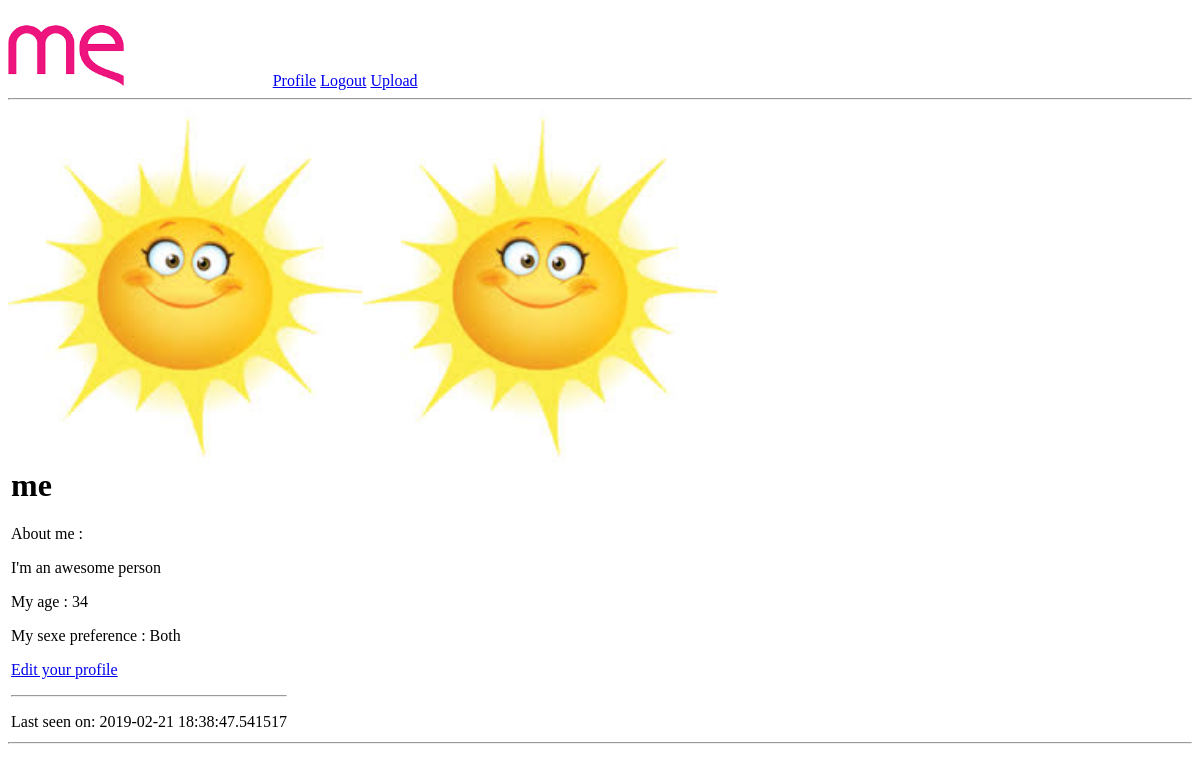
The page /user/me/ (signed in) on the database as committed earlier.
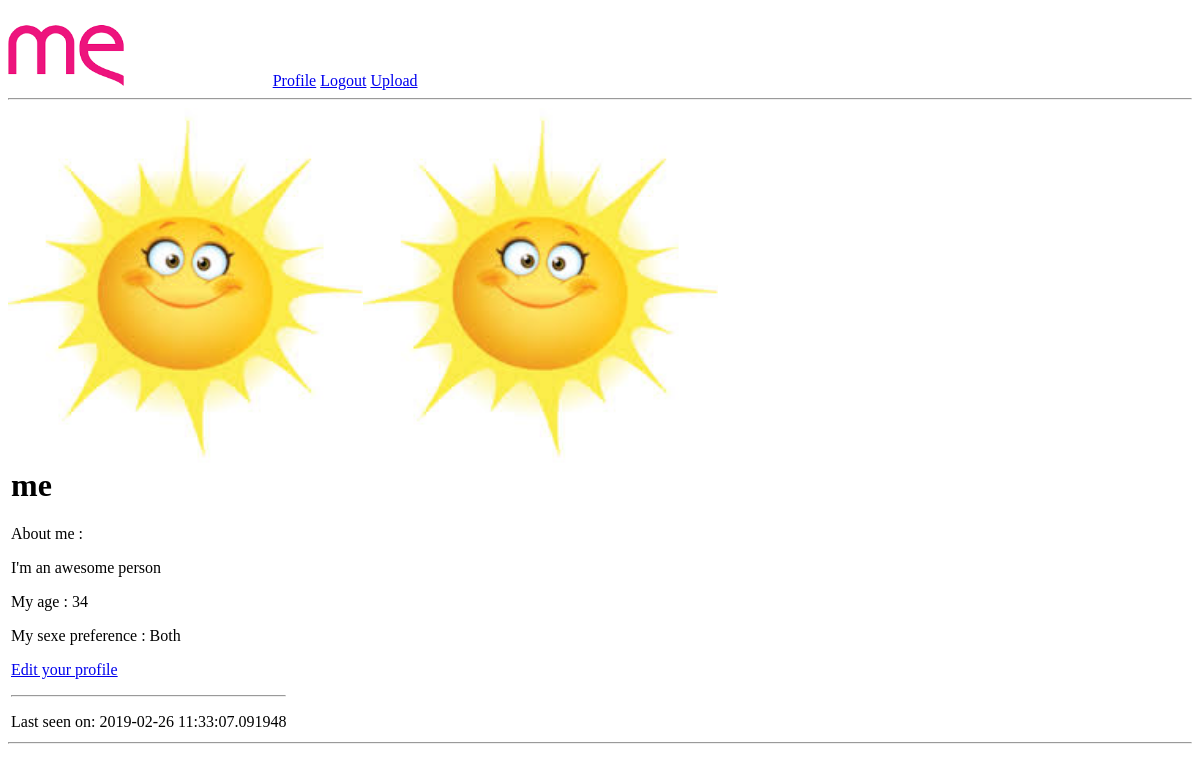
The same page on the database as committed later.
### app/models.py (models this page shows, shortened)
class User(UserMixin, db.Model):
    id = db.Column(db.Integer, primary_key=True)
    username = db.Column(db.String(64), index=True, unique=True)
    firstname = db.Column(db.String(64), index=True)
    email = db.Column(db.String(120), index=True, unique=True)
    password_hash = db.Column(db.String(128))
    age = db.Column(db.Integer, index=True)
    sexpref = db.Column(db.String(64), index=True)
    fame = db.Column(db.Integer, index=True)
    bio = db.Column(db.String(256), index=True)
    last_seen = db.Column(db.DateTime, default=datetime.utcnow)

### app/routes.py (the view)
@app.route('/user/<username>/')
@login_required
def user(username):
    user = User.query.filter_by(username=username).first_or_404()
    fullfilename = os.path.join(app.config['UPLOAD_FOLDER'], 'sunshine.jpeg')
    return render_template('user.html', user=user, user_image = fullfilename)

### app/models.py (called while the page is built)
@login.user_loader
def load_user(id):
    return User.query.get(int(id))

### app/routes.py (called while the page is built)
@app.before_request
def before_request():
    if current_user.is_authenticated:
        current_user.last_seen = datetime.utcnow()
        db.session.commit()

### app/templates/user.html (shortened to what this page needs)
{% extends "base.html" %}
{% block content %}
    <table>
        <tr valign="top">
            <img src="/static/sunshine.jpeg" alt="Beer" style="width:30%">
            <img src="{{ url_for('static', filename='sunshine.jpeg') }}" alt="Beer" style="width:30%">
            <td>
                <h1>{{ user.username }}</h1>
                {% if user.bio %}<p>About me :</p><p>{{ user.bio }}</p>{% endif %}
                {% if user.age %}<p>My age : {{ user.age }}</p>{% endif %}
                {% if user.sexpref %}<p>My sexe preference : {{ user.sexpref }}</p>{% endif %}
                {% if user == current_user %}
                    <p><a href="{{ url_for('edit_profile') }}">Edit your profile</a></p>
                {% endif %}
    <hr>
                {% if user.last_seen %}<p>Last seen on: {{ user.last_seen }}</p>{% endif %}
            </td>
        </tr>
    </table>
    <hr>
{% endblock %}

### app/templates/base.html (shortened to what this page needs)
<html>
    <head>
    </head>
    <body>
        <div>
            <a href="{{ url_for('index') }}"><img
                alt="logo me", height="10%"></a>
            {% if current_user.is_anonymous %}
                <a href="{{ url_for('login') }}">Login</a>
            {% else %}
                <a href="{{ url_for('user', username=current_user.username) }}">Profile</a>
                <a href="{{ url_for('logout') }}">Logout</a>
                <a href="{{ url_for('upload') }}">Upload</a>
            {% endif %}
        </div>
        <hr>
        {% block content %}{% endblock %}
    </body>
</html>

Rows that differ between the two databases and show on the page:
changed User "me": last_seen "2019-02-21 18:38:47.541517" → "2019-02-26 11:33:07.091948"
